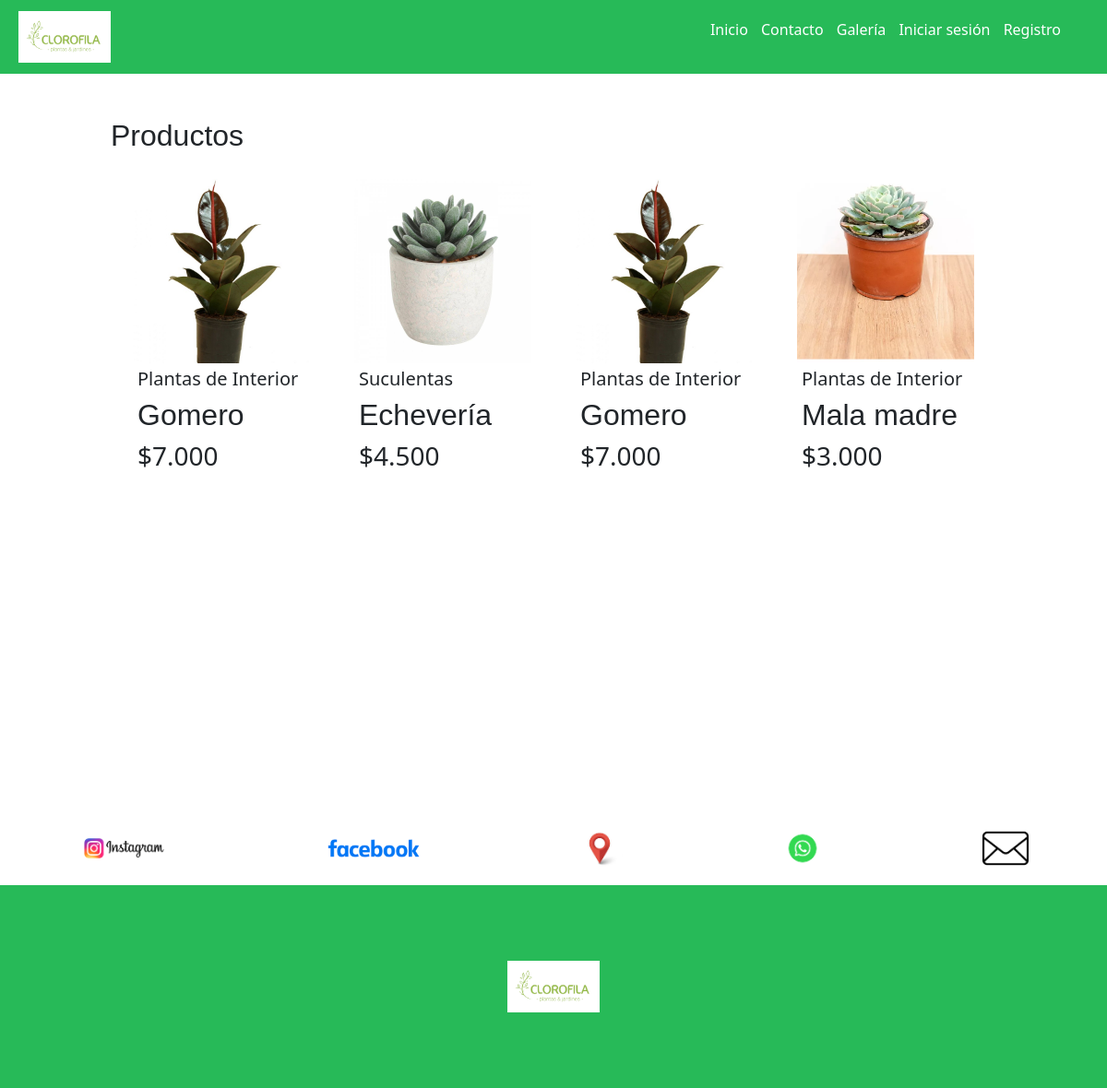
Page /galeria/ on the committed database.
### core/models.py (models this page shows, shortened)
class producto(models.Model):
     nombre = models.CharField(max_length=50)
     precio = models.IntegerField()
     descripcion = models.TextField()
     exterior = models.BooleanField()
     categoria = models.ForeignKey(Categoria, on_delete=models.PROTECT)
     fecha_germinacion = models.DateField()
     imagen = models.ImageField(null=True, blank=True)
     stock = models.IntegerField(default=0)

class Categoria(models.Model):
    nombre = models.CharField(max_length=50)
    def __str__(self):
        return self.nombre

### core/views.py (the view)
# urls.py: path('galeria/', galeria, name="galeria"),
def galeria(request):
     productos = producto.objects.all()
     data ={
          'productos':productos
     }
     return render(request, 'core/galeria.html',data)

### core/templates/core/galeria.html (shortened to what this page needs)
{% extends 'core/base.html' %}
{% load static %}
{% block contenido %}
<br>
<br>
{% load humanize%}
<h2>Productos</h2>
<div class="productos">
    {% for p in productos%}
<div class="producto">
    <div class="contenedor_producto">
        {% if p.imagen %}
        <img src="{{ p.imagen.url}}" alt="imagen producto">
        {% endif %}
        <div class="detalle">
            <h5>{{ p.categoria }}</h5>
            <h2>{{ p.nombre }}</h2>
            <h3>${{ p.precio | intcomma }}</h3>
        </div>
    </div>
</div>
     {% endfor%}
</div>
<br><br><br>
{% endblock %}

### core/templates/core/base.html (shortened to what this page needs)
{% load static %}
<!DOCTYPE html>
<html lang="es">
<head>
    <link rel="stylesheet" href="https://cdn.jsdelivr.net/bxslider/4.2.12/jquery.bxslider.css">
    <link rel="stylesheet" href="{% static 'core/css/estilos.css' %}">
    <link href="https://cdn.jsdelivr.net/npm/bootstrap@5.3.0/dist/css/bootstrap.min.css" rel="stylesheet">
</head>
<body>
    <header id="header">
        <div class="contenedor_logo">
            <img  class="logo"  src="{% static 'core/img/logo.png' %}" alt="logo">
        </div>
        <div>
            <nav id="nav">
                <ul>
                    <li>
                        <a href="{% url 'index' %}"> Inicio </a>
                    </li>
                    <li>
                        <a href="{% url 'contacto' %}">Contacto</a>
                    </li>
                    <li>
                        <a href="{% url 'galeria' %}">Galería</a>
                    </li>
                    <li>
                        <a href="{% url 'login' %}">Iniciar sesión</a>
                    </li>
                    <li>
                        <a href="{% url 'registro' %}">Registro</a>
                    </li>
                </ul>
            </nav>
        </div>
    </header>
    <div id="contenido">
        {% block contenido %}
        {% endblock %}
    </div>
<footer>
    <div class="marcas">
        <a href="http://www.instagram.com"><img src="{% static 'core/img/ig-logo.png'%}" width="100px" alt=""> </a>
        <a href="http://www.facebook.com"><img src="{% static 'core/img/facebook.png'%}" width="100px" alt=""> </a>
        <a href="http://www.instagram.com"><img src="{% static 'core/img/ubicacion.jpg'%}" width="50px" alt=""> </a>
        <a href="http://www.whatsapp.com"><img src="{% static 'core/img/wsp.png'%}" width="50px" alt=""> </a>
        <a href="/contacto.html"><img src="{% static 'core/img/correo.png'%}" width="50px" alt=""> </a>
    </div>
    <div class="logo_footer">
        <img src="{% static 'core/img/logo.png'%}" alt="logo">
    </div>
</footer>
</body>
</html>

### core/static/core/css/estilos.css (style rules this page uses)
* { margin:0; padding:0; }
body { background-color:#EDF2F7; font-family: 'Open Sans', sans-serif; }
h1,h2 { font-family: Arial, Helvetica, sans-serif; }
header { width: 100%; height: 80px; background-color: #27ba58; display: flex; justify-content: space-between; }
header > div { width: 50%; }
.contenedor_logo { display: flex; align-items: center; }
.logo { width: 100px; margin-left: 20px; }
nav { display: flex; justify-content: flex-end; align-items: center; height: 100%; }
nav > ul { margin-right: 50px; }
nav > ul > li { display: inline; margin-left: 10px; }
nav a { color:white; text-decoration: none; }
#contenido { width: 80%; margin:auto; max-width: 1280px; min-height: 100vh; }
.productos { display: flex; flex-wrap: wrap; }
.producto { width: 25%; margin-top: 20px; }
.producto img { width: 100%; height: 200px; object-fit: cover; }
.producto .detalle { padding: 5px; }
.producto .contenedor_producto { background-color: white; width: 80%; margin: auto; }
footer { width: 100%; height: 300px; background-color: #27ba58; }
footer > .marcas { width: 100%; height: 80px; background-color: white; display: flex; justify-content: space-around; align-items: center; }
footer > .logo_footer { display: flex; justify-content: center; align-items: center; height: calc(100% - 80px); }
footer > .logo_footer > img { width: 100px; }

### rows in the picture
producto: imagen (picture), categoria "Plantas de Interior", nombre "Gomero", precio "7.000"
producto: imagen (picture), categoria "Suculentas", nombre "Echevería", precio "4.500"
producto: imagen (picture), categoria "Plantas de Interior", nombre "Gomero", precio "7.000"
producto: imagen (picture), categoria "Plantas de Interior", nombre "Mala madre", precio "3.000"
